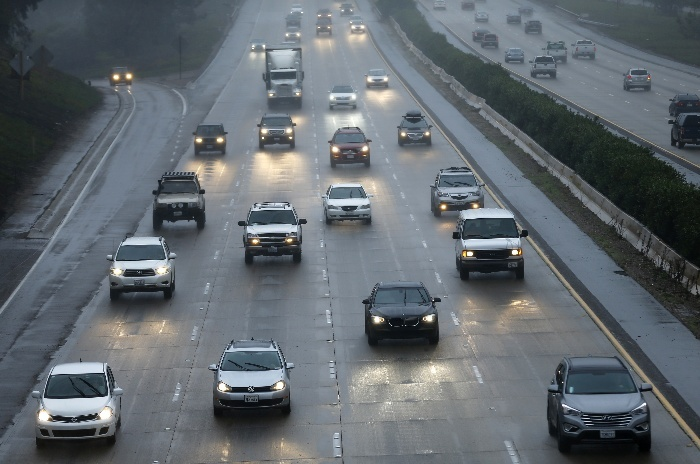
#> input picture lec4/lec4_vehicles.jpg, 700 x 464 px
$ python lec4_hw1_template.py
#> lines starting #> are read from the running program, lines starting #| are printed output that depends on the picture; after the words box and inside, x2 and y2 are one past the last pixel; in counts of white or black regions, pixels touching at a corner belong together
import numpy as np
import cv2

img = cv2.imread('lec4_vehicles.jpg')
#> img is the input picture: shape (464, 700, 3); mean B, G, R 110.5, 104.8, 97.5
out = img.copy()
# To Do #
cv2.rectangle(out, (100,100), (150,170), (0,255,0), 2)
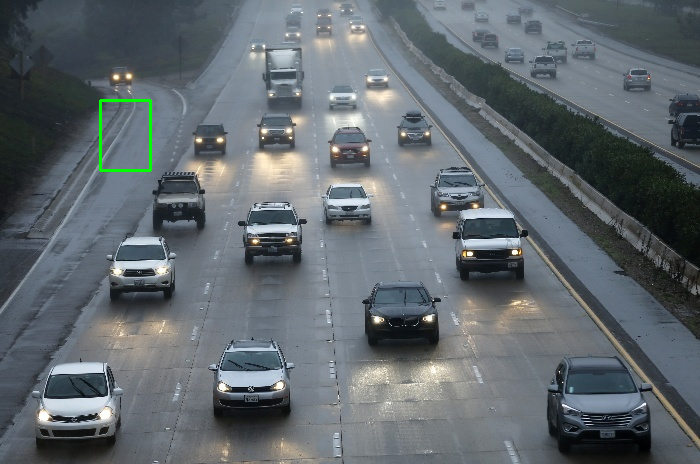
#> out: shape (464, 700, 3); 0.22% of pixels changed, all inside (x1, y1, x2, y2) = (99, 99, 152, 172)

cv2.imwrite('hw1_output.jpg', out)

cv2.imshow('image', out)
cv2.waitKey(0)
